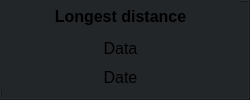
          <widget class="QFrame" name="frame_14">
           <property name="styleSheet">
            <string notr="true">background-color: rgb(35, 38, 41);</string>
           </property>
           <property name="frameShape">
            <enum>QFrame::Box</enum>
           </property>
           <property name="frameShadow">
            <enum>QFrame::Raised</enum>
           </property>
           <widget class="QWidget" name="verticalLayoutWidget_23">
            <property name="geometry">
             <rect>
              <x>0</x>
              <y>0</y>
              <width>241</width>
              <height>91</height>
             </rect>
            </property>
            <layout class="QVBoxLayout" name="verticalLayout_22">
             <item>
              <spacer name="verticalSpacer_17">
               <property name="orientation">
                <enum>Qt::Vertical</enum>
               </property>
               <property name="sizeHint" stdset="0">
                <size>
                 <width>20</width>
                 <height>40</height>
                </size>
               </property>
              </spacer>
             </item>
             <item>
              <widget class="QLabel" name="label_32">
               <property name="font">
                <font>
                 <pointsize>12</pointsize>
                 <weight>75</weight>
                 <bold>true</bold>
                </font>
               </property>
               <property name="text">
                <string>Longest distance</string>
               </property>
               <property name="alignment">
                <set>Qt::AlignCenter</set>
               </property>
              </widget>
             </item>
             <item>
              <spacer name="verticalSpacer_18">
               <property name="orientation">
                <enum>Qt::Vertical</enum>
               </property>
               <property name="sizeHint" stdset="0">
                <size>
                 <width>20</width>
                 <height>40</height>
                </size>
               </property>
              </spacer>
             </item>
             <item>
              <widget class="QLabel" name="longestDistanceLabel">
               <property name="font">
                <font>
                 <pointsize>12</pointsize>
                </font>
               </property>
               <property name="text">
                <string>Data</string>
               </property>
               <property name="alignment">
                <set>Qt::AlignCenter</set>
               </property>
              </widget>
             </item>
             <item>
              <widget class="QPushButton" name="longestDistanceDateButton">
               <property name="font">
                <font>
                 <pointsize>12</pointsize>
                </font>
               </property>
               <property name="text">
                <string>Date</string>
               </property>
               <property name="flat">
                <bool>true</bool>
               </property>
              </widget>
             </item>
            </layout>
           </widget>
          </widget>
